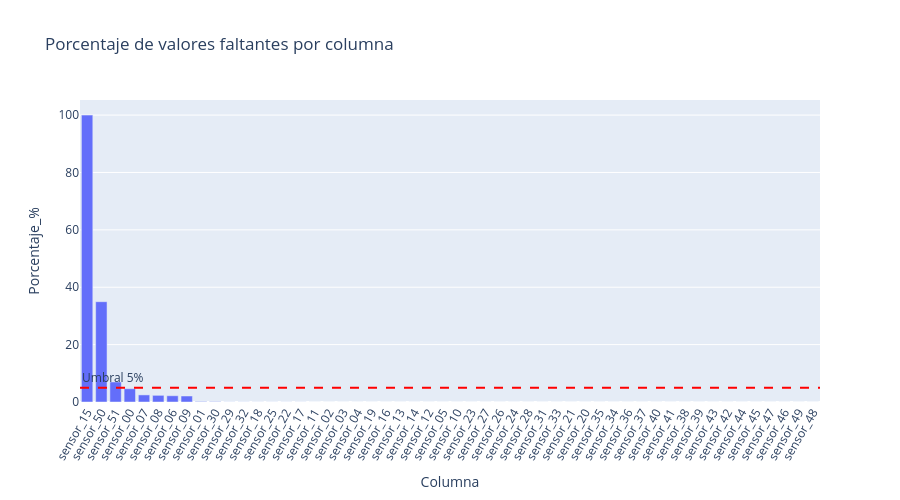

Here is the notebook cell this chart was saved with:
### Code cell
import plotly.express as px

fig = px.bar(
    tabla_nulos.reset_index().rename(columns={"index": "Columna"}),
    x="Columna",
    y="Porcentaje_%",
    title="Porcentaje de valores faltantes por columna"
)

fig.add_hline(
    y=5,
    line_dash="dash",
    line_color="red",
    annotation_text="Umbral 5%",
    annotation_position="top left"
)

fig.update_layout(xaxis_tickangle=-60, height=500)

fig.show()

### Figure 1 — Plotly figure (JSON) as saved in the notebook; plotly's stock layout.template omitted (floating-point values rounded to 4 significant figures)
{"data": [{"hovertemplate": "Columna=%{x}<br>Porcentaje_%=%{y}<extra></extra>", "legendgroup": "", "marker": {"color": "#636efa", "pattern": {"shape": ""}}, "name": "", "orientation": "v", "showlegend": false, "textposition": "auto", "type": "bar", "x": ["sensor_15", "sensor_50", "sensor_51", "sensor_00", "sensor_07", "sensor_08", "sensor_06", "sensor_09", "sensor_01", "sensor_30", "sensor_29", "sensor_32", "sensor_18", "sensor_25", "sensor_22", "sensor_17", "sensor_11", "sensor_02", "sensor_03", "sensor_04", "sensor_19", "sensor_16", "sensor_13", "sensor_14", "sensor_12", "sensor_05", "sensor_10", "sensor_23", "sensor_27", "sensor_26", "sensor_24", "sensor_28", "sensor_31", "sensor_33", "sensor_21", "sensor_20", "sensor_35", "sensor_34", "sensor_36", "sensor_37", "sensor_40", "sensor_41", "sensor_38", "sensor_39", "sensor_43", "sensor_42", "sensor_44", "sensor_45", "sensor_47", "sensor_46", "sensor_49", "sensor_48"], "xaxis": "x", "y": [100.0, 34.96, 6.98, 4.63, 2.47, 2.32, 2.18, 2.09, 0.17, 0.12, 0.03, 0.03, 0.02, 0.02, 0.02, 0.02, 0.01, 0.01, 0.01, 0.01, 0.01, 0.01, 0.01, 0.01, 0.01, 0.01, 0.01, 0.01, 0.01, 0.01, 0.01, 0.01, 0.01, 0.01, 0.01, 0.01, 0.01, 0.01, 0.01, 0.01, 0.01, 0.01, 0.01, 0.01, 0.01, 0.01, 0.01, 0.01, 0.01, 0.01, 0.01, 0.01], "yaxis": "y"}], "layout": {"annotations": [{"showarrow": false, "text": "Umbral 5%", "x": 0, "xanchor": "left", "xref": "x domain", "y": 5, "yanchor": "bottom", "yref": "y"}], "barmode": "relative", "height": 500, "legend": {"tracegroupgap": 0}, "shapes": [{"line": {"color": "red", "dash": "dash"}, "type": "line", "x0": 0, "x1": 1, "xref": "x domain", "y0": 5, "y1": 5, "yref": "y"}], "title": {"text": "Porcentaje de valores faltantes por columna"}, "xaxis": {"anchor": "y", "domain": [0, 1], "tickangle": -60, "title": {"text": "Columna"}}, "yaxis": {"anchor": "x", "domain": [0, 1], "title": {"text": "Porcentaje_%"}}}}
